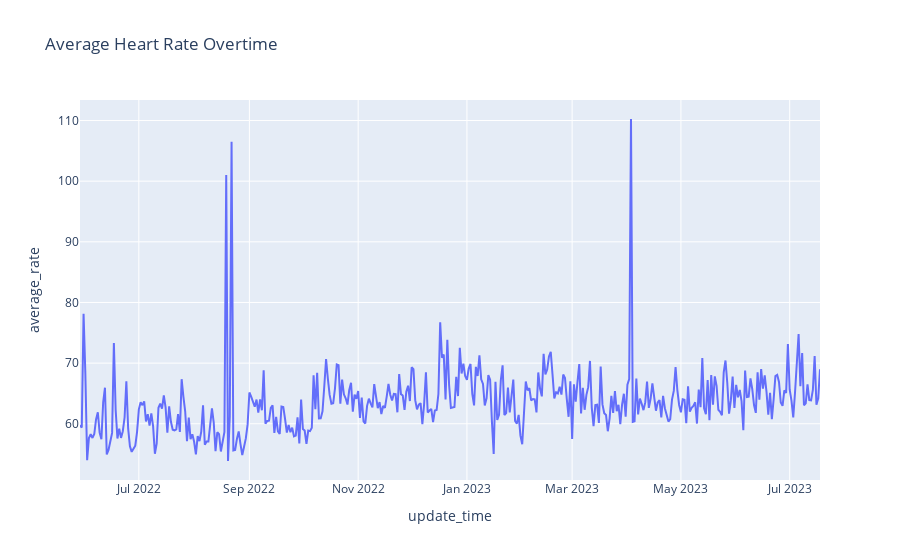

Write notebook code for a chart like this one.
### Code cell
heart_fig = px.line(heart_stats, x='update_time', y='average_rate', title='Average Heart Rate Overtime', height = 500)
heart_fig.show()

### Figure 1 — Plotly figure (JSON) as saved in the notebook; plotly's stock layout.template omitted (floating-point values rounded to 4 significant figures; data arrays with more than 128 entries replaced by an {"elided": "..."} marker saying what was removed)
{"data": [{"hovertemplate": "update_time=%{x}<br>average_rate=%{y}<extra></extra>", "legendgroup": "", "line": {"color": "#636efa", "dash": "solid"}, "marker": {"symbol": "circle"}, "mode": "lines", "name": "", "orientation": "v", "showlegend": false, "type": "scatter", "x": {"elided": "413 str values"}, "xaxis": "x", "y": {"elided": "413 float values"}, "yaxis": "y"}], "layout": {"autosize": true, "legend": {"tracegroupgap": 0}, "title": {"text": "Average Heart Rate Overtime"}, "xaxis": {"anchor": "y", "autorange": true, "domain": [0, 1], "range": ["2022-05-29", "2023-07-18"], "title": {"text": "update_time"}, "type": "date"}, "yaxis": {"anchor": "x", "autorange": true, "domain": [0, 1], "range": [50.73, 113.4], "title": {"text": "average_rate"}, "type": "linear"}}}
